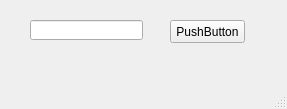
<?xml version="1.0" encoding="UTF-8"?>
<ui version="4.0">
 <class>MainWindow</class>
 <widget class="QMainWindow" name="MainWindow">
  <property name="geometry">
   <rect>
    <x>0</x>
    <y>0</y>
    <width>287</width>
    <height>109</height>
   </rect>
  </property>
  <property name="windowTitle">
   <string>MainWindow</string>
  </property>
  <widget class="QWidget" name="centralwidget">
   <widget class="QLineEdit" name="lineEdit">
    <property name="geometry">
     <rect>
      <x>30</x>
      <y>20</y>
      <width>113</width>
      <height>20</height>
     </rect>
    </property>
   </widget>
   <widget class="QPushButton" name="pushButton">
    <property name="geometry">
     <rect>
      <x>170</x>
      <y>20</y>
      <width>75</width>
      <height>23</height>
     </rect>
    </property>
    <property name="text">
     <string>PushButton</string>
    </property>
   </widget>
  </widget>
  <widget class="QMenuBar" name="menubar">
   <property name="geometry">
    <rect>
     <x>0</x>
     <y>0</y>
     <width>287</width>
     <height>22</height>
    </rect>
   </property>
  </widget>
  <widget class="QStatusBar" name="statusbar"/>
 </widget>
 <resources/>
 <connections/>
</ui>
